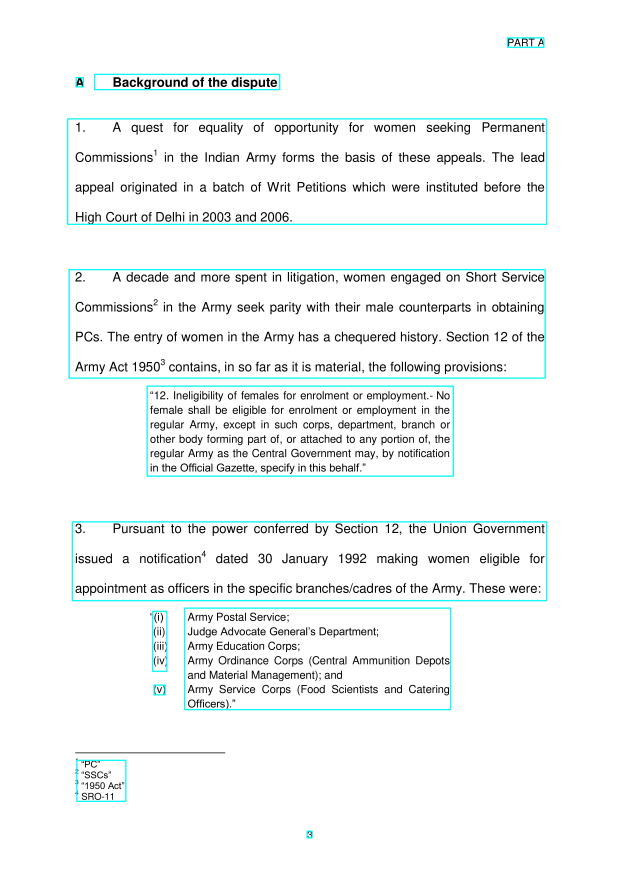
#> input picture anuvaad-etl/anuvaad-extractor/block-merger/src/notebooks/1.jpg, 2481 x 3508 px (shown at 1/4 size)
$ python -i remove_watermark.py   (imports and definitions only)
#> lines starting #> are read from the running program, lines starting #| are printed output that depends on the picture; after the words box and inside, x2 and y2 are one past the last pixel; in counts of white or black regions, pixels touching at a corner belong together
#> further down, picture is the input picture: shape (3508, 2481, 3); mean B, G, R 245.7, 245.7, 242.4
import config
import cv2
import numpy as np
import uuid


def clean_image(image):

     def HSV_mask(img_hsv, lower):
          lower = np.array(lower)
          upper = np.array([255, 255, 255])
          return cv2.inRange(img_hsv, lower, upper)

     # img = cv2.imread("/home/srihari/Desktop/water_mark_issue/im/Gwalior_HC_page-0001.jpg")
     img = image

     img_hsv = cv2.cvtColor(img, cv2.COLOR_BGR2HSV)
#> img_hsv: shape (3508, 2481, 3); mean H, S, V 3.5, 3.5, 245.7

     img_gray = cv2.cvtColor(img, cv2.COLOR_BGR2GRAY)
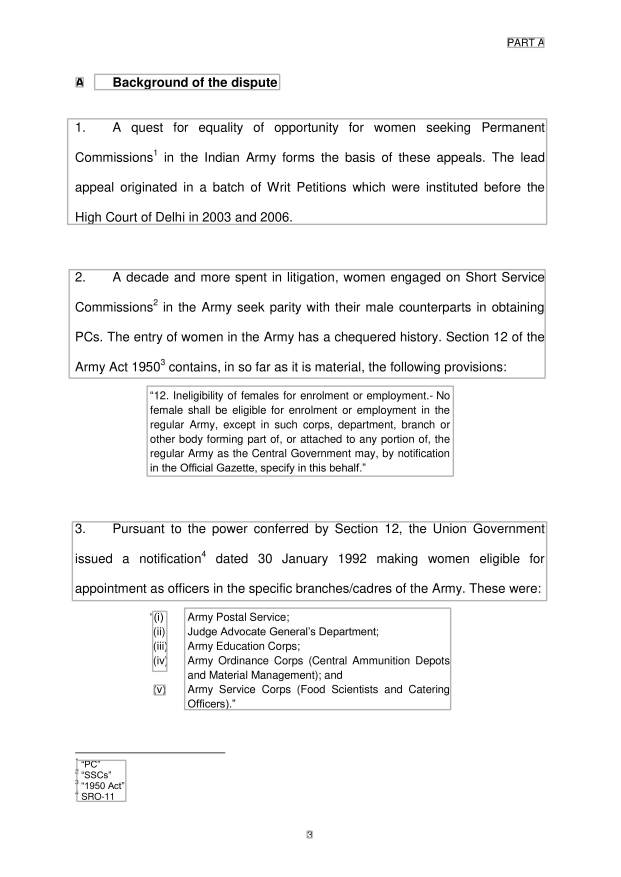
#> img_gray: shape (3508, 2481) (shown at 1/4 size); min 0, max 255, mean 244.7


     img_gray[img_gray >= 235] = 255
#> img_gray: shape (3508, 2481); 5.32% of pixels changed, all inside (x1, y1, x2, y2) = (255, 143, 2193, 3361)

     mask1 = HSV_mask(img_hsv, [0, 0, 155])[..., None].astype(np.float32)
#> in HSV_mask, `return cv2.inRange(img_hsv, lower, upper)`: returned value: shape (3508, 2481); 96.3% white; 1344 black regions (41 under 20 px), largest, box (x1, y1, x2, y2) and area: (301, 3010, 901, 3013) 1800, (454, 309, 485, 347) 833, (1069, 728, 1116, 766) 697

     mask2 = HSV_mask(img_hsv, [0, 20, 0])
#> in HSV_mask (call 2), `return cv2.inRange(img_hsv, lower, upper)`:
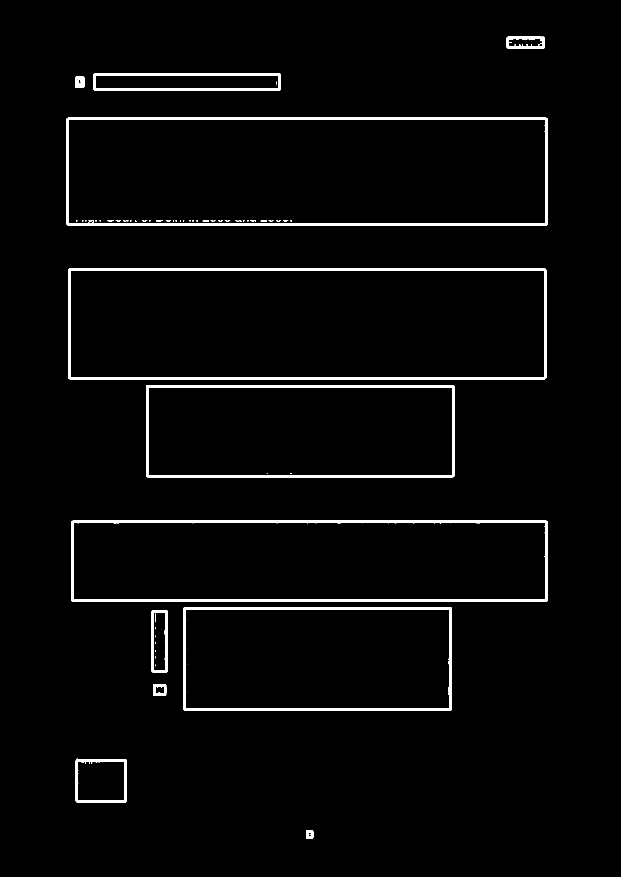
#> returned value: shape (3508, 2481) (shown at 1/4 size); 2.2% white; 158 white regions (123 under 20 px), largest, box (x1, y1, x2, y2) and area: (267, 471, 2191, 901) 37404, (273, 1075, 2185, 1517) 37376, (285, 2083, 2191, 2407) 35374
     masked = np.uint8((img + mask1) / (1 + mask1 / 255))
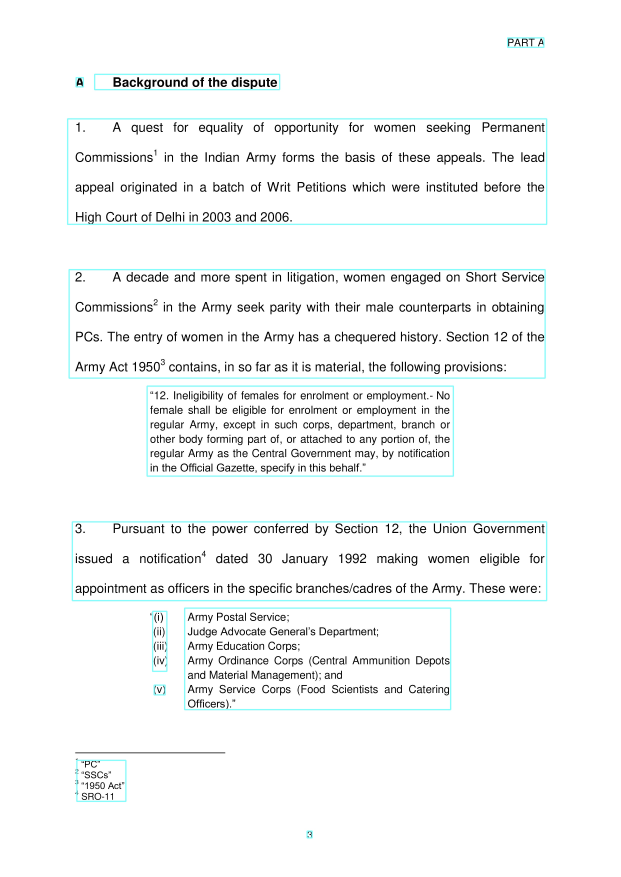
#> masked: shape (3508, 2481, 3) (shown at 1/4 size); mean B, G, R 246, 246, 244.4


     gray = cv2.cvtColor(masked, cv2.COLOR_BGR2GRAY)
     gray[gray >= 175] = 255


     gray[mask2 == 0] = img_gray[mask2 == 0]
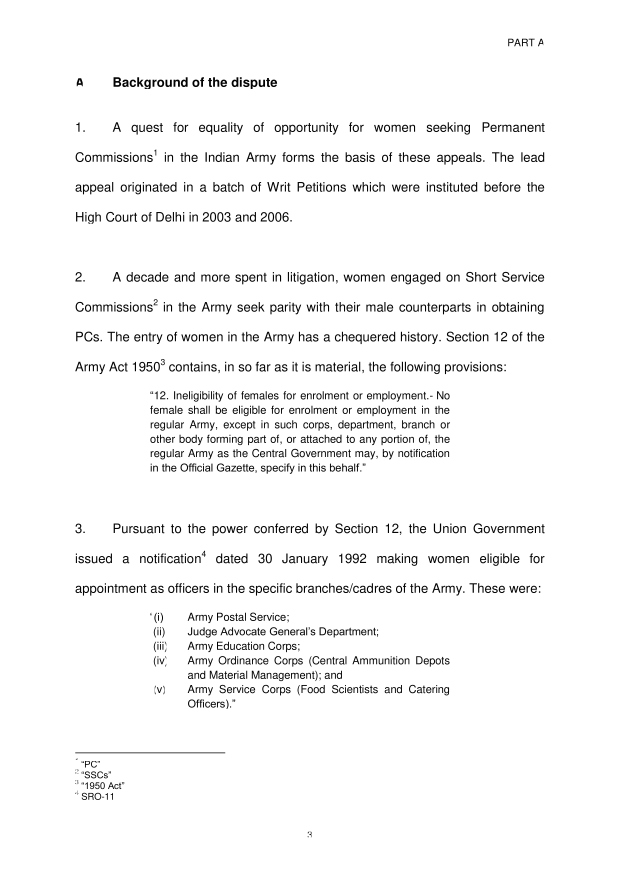
#> gray: shape (3508, 2481) (shown at 1/4 size); min 0, max 255, mean 246

     # clean = clean_image(gray)
     gray = cv2.cvtColor(gray, cv2.COLOR_GRAY2BGR)
#> gray: shape (3508, 2481, 3)
     image_id=str(uuid.uuid4())
     cv2.imwrite(f"/home/test/Tarento/anuvaad/anuvaad-etl/anuvaad-extractor/block-merger/upload/cleaned{image_id}.png", gray)
     return gray

# [7 lines of commented-out code are left out]

>>> import cv2
>>> picture = cv2.imread('../../../../block-merger/src/notebooks/1.jpg')
>>> result = clean_image(picture)

$ run again, on anuvaad-etl/anuvaad-extractor/block-merger/src/notebooks/2.jpg
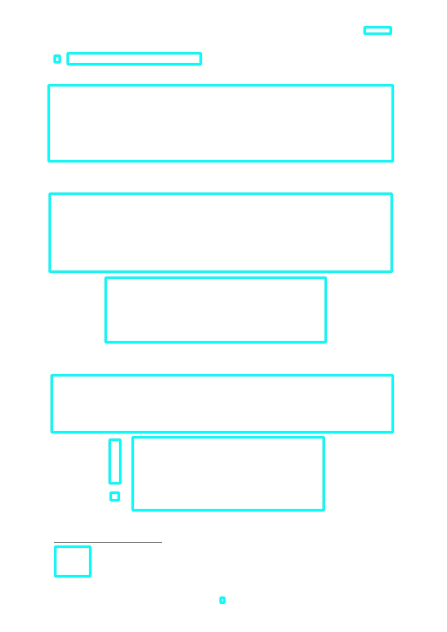
#> input picture anuvaad-etl/anuvaad-extractor/block-merger/src/notebooks/2.jpg, 893 x 1263 px (shown at 1/2 size)
#> picture is the input picture: shape (1263, 893, 3); mean B, G, R 254.5, 254.5, 245.4
#> img_hsv: shape (1263, 893, 3); mean H, S, V 10.1, 9.5, 254.5
#> mask1: shape (1263, 893, 1) float32; 100% white; black in thin lines or dots, all inside (x1, y1, x2, y2) = (108, 1084, 324, 1085)
#> in HSV_mask (call 2), `return cv2.inRange(img_hsv, lower, upper)`:
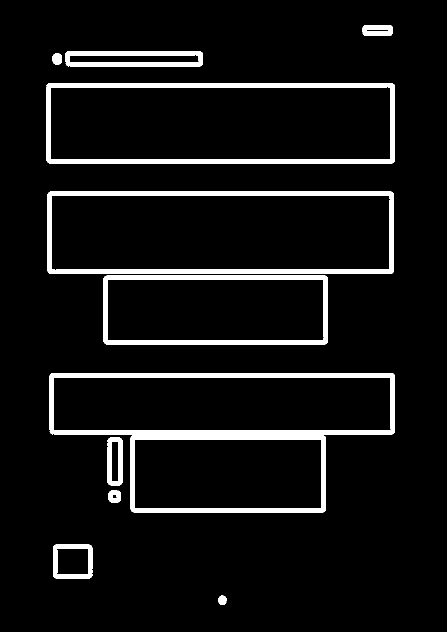
#> returned value: shape (1263, 893) (shown at 1/2 size); 6% white; 12 white regions, largest, box (x1, y1, x2, y2) and area: (93, 167, 789, 327) 13407, (95, 383, 787, 547) 13406, (99, 747, 789, 869) 12699
#> in clean_image, `gray = cv2.cvtColor(masked, cv2.COLOR_BGR2GRAY)`:
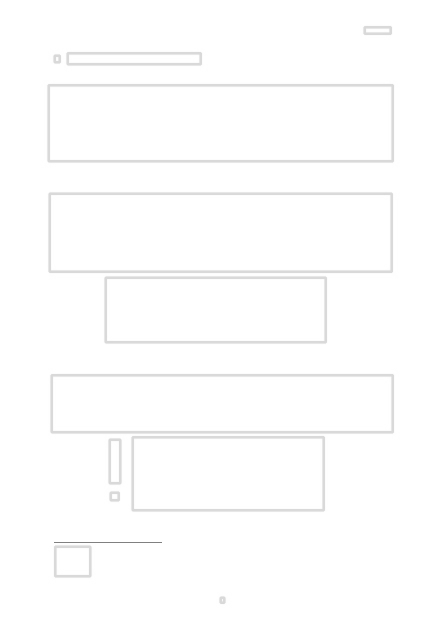
#> gray: shape (1263, 893) (shown at 1/2 size); min 0, max 255, mean 253.4
